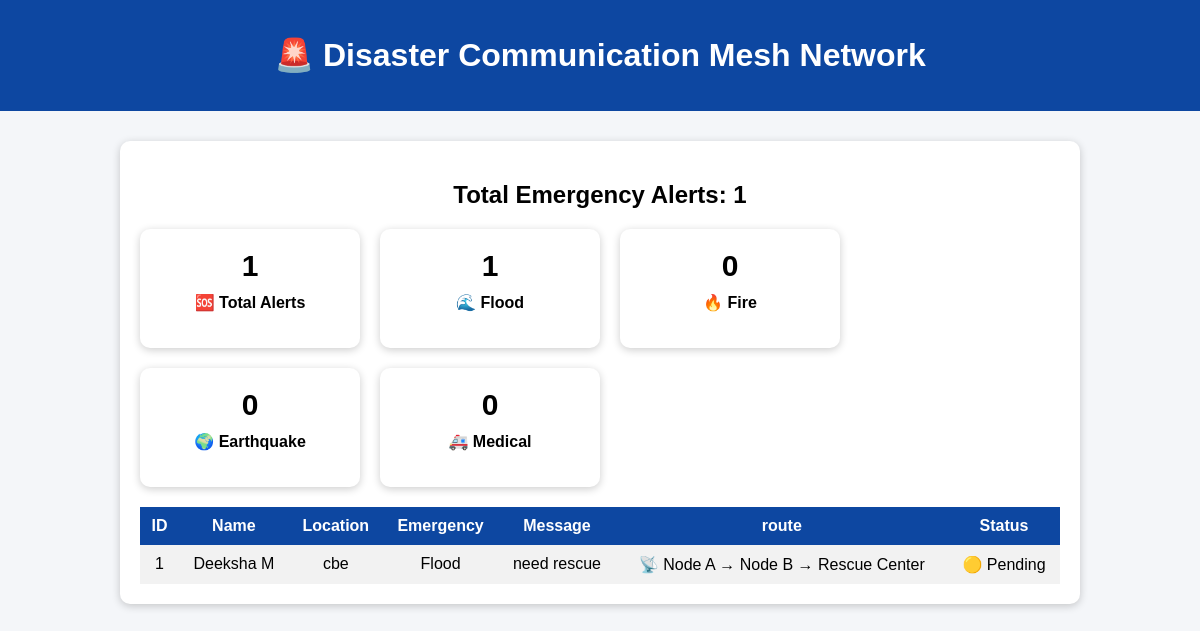
/dashboard, run on the app's committed database.
### tables this page shows
CREATE TABLE alerts (
    id INTEGER PRIMARY KEY AUTOINCREMENT,
    name TEXT,
    location TEXT,
    emergency_type TEXT,
    message TEXT
);

### app.py (the view)
@app.route('/dashboard')
def dashboard():
    conn = sqlite3.connect('database.db')
    cursor = conn.cursor()
    cursor.execute("SELECT * FROM alerts")
    alerts = cursor.fetchall()
    cursor.execute("SELECT COUNT(*) FROM alerts")
    total_alerts = cursor.fetchone()[0]
    cursor.execute("SELECT COUNT(*) FROM alerts WHERE emergency_type='Flood'")
    flood_count = cursor.fetchone()[0]
    cursor.execute("SELECT COUNT(*) FROM alerts WHERE emergency_type='Fire'")
    fire_count = cursor.fetchone()[0]
    cursor.execute("SELECT COUNT(*) FROM alerts WHERE emergency_type='Earthquake'")
    earthquake_count = cursor.fetchone()[0]
    cursor.execute("SELECT COUNT(*) FROM alerts WHERE emergency_type='Medical Emergency'")
    medical_count = cursor.fetchone()[0]
    conn.close()
    routes = []
    for alert in alerts:
        if alert[2] == "Coimbatore":
            route = "📡 Node A → Node C → Rescue Center"
        elif alert[2] == "Pollachi":
            route = "📡 Node B → Node D → Rescue Center"
        else:
            route = "📡 Node A → Node B → Rescue Center"
        routes.append(route)
    return render_template(
        'dashboard.html',
        alerts=alerts,
        routes=routes,
        total_alerts=total_alerts,
        flood_count=flood_count,
        fire_count=fire_count,
        earthquake_count=earthquake_count,
        medical_count=medical_count
    )

### templates/dashboard.html (shortened to what this page needs)
<!DOCTYPE html>
<html>
<head>
    <link rel="stylesheet" href="{{ url_for('static', filename='style.css') }}">
</head>
<body>
<!DOCTYPE html>
<html>
<head>
</head>
<body>
<div class="navbar">
    <h1>🚨 Disaster Communication Mesh Network</h1>
</div>
<div class="container">
    <div class="card">
        <h2>Total Emergency Alerts: {{ total_alerts }}</h2>
        <div class="stats-container">
    <div class="stat-card">
        <h2>{{ total_alerts }}</h2>
        <p>🆘 Total Alerts</p>
    </div>
    <div class="stat-card">
        <h2>{{ flood_count }}</h2>
        <p>🌊 Flood</p>
    </div>
    <div class="stat-card">
        <h2>{{ fire_count }}</h2>
        <p>🔥 Fire</p>
    </div>
    <div class="stat-card">
        <h2>{{ earthquake_count }}</h2>
        <p>🌍 Earthquake</p>
    </div>
    <div class="stat-card">
        <h2>{{ medical_count }}</h2>
        <p>🚑 Medical</p>
    </div>
</div>
        <table>
            <tr>
                <th>ID</th>
                <th>Name</th>
                <th>Location</th>
                <th>Emergency</th>
                <th>Message</th>
                <th>route</th>
                <th>Status</th>
            </tr>
            {% for alert in alerts %}
            <tr>
                <td>{{ alert[0] }}</td>
                <td>{{ alert[1] }}</td>
                <td>{{ alert[2] }}</td>
                <td>{{ alert[3] }}</td>
                <td>{{ alert[4] }}</td>
                <td>{{ routes[loop.index0] }}</td>
                <td>🟡 Pending</td>
            </tr>
            {% endfor %}
        </table>
    </div>
</div>
</body>
</html>
</body>
</html>

### static/style.css (style rules this page uses)
body { font-family: Arial, sans-serif; background-color: #f4f6f9; margin: 0; padding: 0; }
.navbar { background-color: #0d47a1; color: white; padding: 15px; text-align: center; }
.container { width: 80%; margin: 30px auto; }
.card { background: white; padding: 20px; border-radius: 10px; box-shadow: 0px 2px 8px rgba(0,0,0,0.2); }
h1, h2 { text-align: center; }
table { width: 100%; border-collapse: collapse; }
th { background-color: #0d47a1; color: white; padding: 10px; }
td { padding: 10px; text-align: center; }
tr:nth-child(even) { background-color: #f2f2f2; }
.stats-container { display: flex; gap: 20px; flex-wrap: wrap; margin-bottom: 20px; }
.stat-card { background: white; padding: 20px; border-radius: 10px; width: 180px; text-align: center; box-shadow: 0px 2px 8px rgba(0,0,0,0.2); }
.stat-card h2 { margin: 0; font-size: 30px; }
.stat-card p { margin-top: 10px; font-weight: bold; }

### data on the page
alerts: id "1", name "Deeksha M", location "cbe", emergency_type "Flood", message "need rescue", routes "📡 Node A → Node B → Rescue Center"

### other printed values
{{ total_alerts }} "1"
{{ flood_count }} "1"
{{ fire_count }} "0"
{{ earthquake_count }} "0"
{{ medical_count }} "0"
